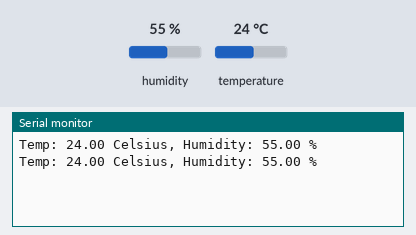
A program run on a simulated Arduino Mega 2560, built with avr-gcc and run on an emulated ATmega2560. Parts: the last lines printed to the serial monitor. The inputs (shaded band) are chosen by the test bench; at power-on: humidity 55 %, temperature 24 °C.

Above: at 4.8 s.
4.9 s: humidity set to 22 %
At 6.9 s:
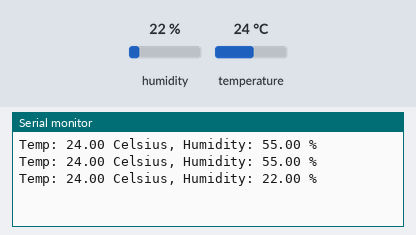
7.9 s: temperature set to 12 °C
At 8.7 s:
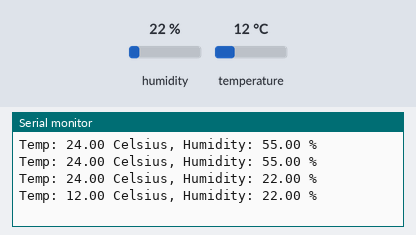
10.9 s: humidity set to 40 %
At 13.4 s:
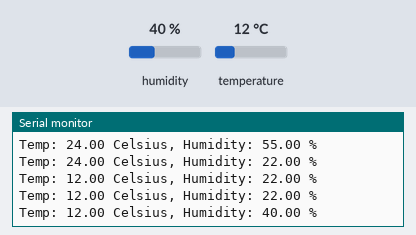
Timing chart, 0 to 14.9 s (numbered marks = the images above; inputs shaded):
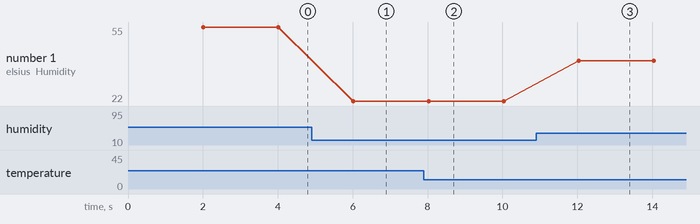

Measured:
- after the input at 4.9 s, the serial monitor: prints a new line after 1.1 s (image 1)
- after the input at 7.9 s, the serial monitor: prints a new line after 0.12 s (image 2)
- after the input at 10.9 s, the serial monitor: prints a new line after 1.1 s (image 3)
- plotted number 1: 55 → 22 after the input at 4.9 s, 22 → 40 after the input at 10.9 s

The program:

main.cpp
```cpp
#include <Arduino.h>
#include <Arduino.h>
#include <DHT.h>
#include <DHT_U.h>


#define DHT22PIN 2
#define DHTTYPE DHT22
DHT dht(DHT22PIN, DHTTYPE);

int chk;
float humidity;
float temp;

void setup() {
  Serial.begin(9600);
  dht.begin();
}

void loop() {
  delay(2000);
  temp = dht.readTemperature();
  humidity = dht.readHumidity();
  Serial.print("Temp: ");
  Serial.print(temp);
  Serial.print(" Celsius, Humidity: ");
  Serial.print(humidity);
  Serial.println(" %");
}


// put function declarations here:
int myFunction(int, int);

// put function definitions here:
int myFunction(int x, int y) {
  return x + y;
}
```
